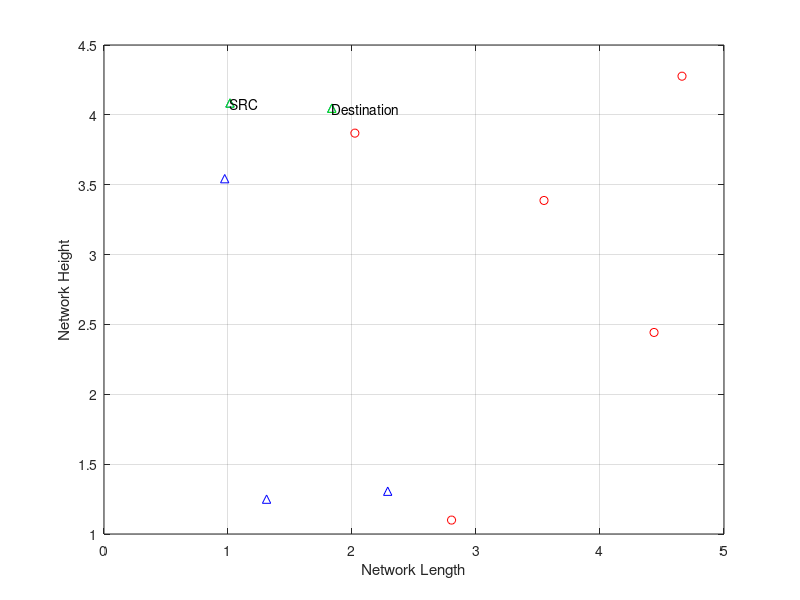

MATLAB code for this plot:
%Generating node locations to help aid in the routing of a UAV
%Genuine Nodes represent refill stations
%Malicious Nodes represent areas to avoid

no_nodes = input('Enter the number of nodes: ');
no_nodes_m = input('Enter the number of malicious nodes: ');
network_length = input('Enter the length of the network: ');
network_width = input('Enter the width of the network: ');

for i = 1:no_nodes
    x_loc(i) = network_length*rand;
    y_loc(i) = network_width*rand;
    nodes_id(i) = i; 
    plot(x_loc(i),y_loc(i),'b^','linestyle','none')
    hold on
    xlabel('Network Length');
    ylabel('Network Height');
    grid on
    pause(1.0);
end
for j = 1:no_nodes_m
    x_loc_m(j) = network_length*rand;
    y_loc_m(j) = network_width*rand;
    nodes_id_m(j) = j; 
    plot(x_loc_m(j),y_loc_m(j),'ro','linestyle','none')
    hold on;
    xlabel('Network Length');
    ylabel('Network Height');
    grid on
    pause(1.0);
end

%Arbitarilly choosing source and destination randomly.
source = rem(round((no_nodes+no_nodes_m)*rand*3),no_nodes);
if source == 0
    source = 5;
end
destination = rem(round((no_nodes+no_nodes_m)*rand),no_nodes);
if destination == 0
    destination = 6;
end

figure(1)
plot(x_loc(source),y_loc(source),'g^','linestyle','none')
text(x_loc(source),y_loc(source), 'SRC')
hold on
plot(x_loc(destination),y_loc(destination),'g^','linestyle','none')
text(x_loc(destination),y_loc(destination), 'Destination')










